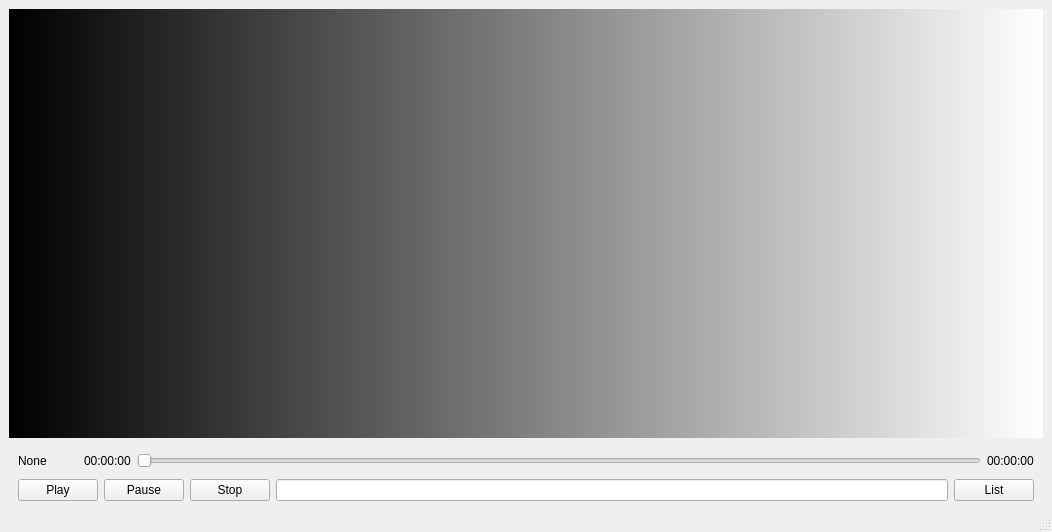
<?xml version="1.0" encoding="UTF-8"?>
<ui version="4.0">
 <class>MainWindow</class>
 <widget class="QMainWindow" name="MainWindow">
  <property name="geometry">
   <rect>
    <x>0</x>
    <y>0</y>
    <width>1052</width>
    <height>532</height>
   </rect>
  </property>
  <property name="windowTitle">
   <string>Media Player (libVLC)</string>
  </property>
  <widget class="QWidget" name="centralwidget">
   <layout class="QVBoxLayout" name="verticalLayout">
    <item>
     <widget class="vlc_player" name="videoWidget" native="true">
      <property name="styleSheet">
       <string notr="true">background-color: qlineargradient(spread:pad, x1:0, y1:0, x2:1, y2:0, stop:0 rgba(0, 0, 0, 255), stop:1 rgba(255, 255, 255, 255));
border-color: rgb(0, 0, 0);</string>
      </property>
     </widget>
    </item>
    <item>
     <widget class="QFrame" name="frame">
      <property name="sizePolicy">
       <sizepolicy hsizetype="Preferred" vsizetype="Fixed">
        <horstretch>0</horstretch>
        <verstretch>0</verstretch>
       </sizepolicy>
      </property>
      <property name="frameShape">
       <enum>QFrame::NoFrame</enum>
      </property>
      <property name="frameShadow">
       <enum>QFrame::Raised</enum>
      </property>
      <layout class="QHBoxLayout" name="horizontalLayout_2">
       <property name="bottomMargin">
        <number>5</number>
       </property>
       <item>
        <widget class="QLabel" name="lblState">
         <property name="minimumSize">
          <size>
           <width>50</width>
           <height>0</height>
          </size>
         </property>
         <property name="text">
          <string>None</string>
         </property>
        </widget>
       </item>
       <item>
        <widget class="QLabel" name="lblCurrentTime">
         <property name="text">
          <string>00:00:00</string>
         </property>
         <property name="indent">
          <number>10</number>
         </property>
        </widget>
       </item>
       <item>
        <widget class="QSlider" name="progressVideo">
         <property name="orientation">
          <enum>Qt::Horizontal</enum>
         </property>
        </widget>
       </item>
       <item>
        <widget class="QLabel" name="lblTotalTime">
         <property name="text">
          <string>00:00:00</string>
         </property>
        </widget>
       </item>
      </layout>
     </widget>
    </item>
    <item>
     <widget class="QFrame" name="groupVideoControl">
      <property name="sizePolicy">
       <sizepolicy hsizetype="Preferred" vsizetype="Fixed">
        <horstretch>0</horstretch>
        <verstretch>0</verstretch>
       </sizepolicy>
      </property>
      <property name="frameShape">
       <enum>QFrame::NoFrame</enum>
      </property>
      <property name="frameShadow">
       <enum>QFrame::Raised</enum>
      </property>
      <layout class="QHBoxLayout" name="horizontalLayout">
       <property name="topMargin">
        <number>0</number>
       </property>
       <property name="bottomMargin">
        <number>0</number>
       </property>
       <item>
        <widget class="QPushButton" name="btnPlay">
         <property name="text">
          <string>Play</string>
         </property>
        </widget>
       </item>
       <item>
        <widget class="QPushButton" name="btnPause">
         <property name="text">
          <string>Pause</string>
         </property>
        </widget>
       </item>
       <item>
        <widget class="QPushButton" name="btnStop">
         <property name="text">
          <string>Stop</string>
         </property>
        </widget>
       </item>
       <item>
        <widget class="QLineEdit" name="txtVideoPath">
         <property name="readOnly">
          <bool>true</bool>
         </property>
        </widget>
       </item>
       <item>
        <widget class="QPushButton" name="btnVideoList">
         <property name="text">
          <string>List</string>
         </property>
         <property name="checkable">
          <bool>true</bool>
         </property>
        </widget>
       </item>
      </layout>
     </widget>
    </item>
   </layout>
  </widget>
  <widget class="QMenuBar" name="menubar">
   <property name="geometry">
    <rect>
     <x>0</x>
     <y>0</y>
     <width>1052</width>
     <height>22</height>
    </rect>
   </property>
  </widget>
  <widget class="QStatusBar" name="statusbar"/>
 </widget>
 <customwidgets>
  <customwidget>
   <class>vlc_player</class>
   <extends>QWidget</extends>
   <header location="global">vlc_player.h</header>
   <container>1</container>
  </customwidget>
 </customwidgets>
 <resources/>
 <connections/>
</ui>
